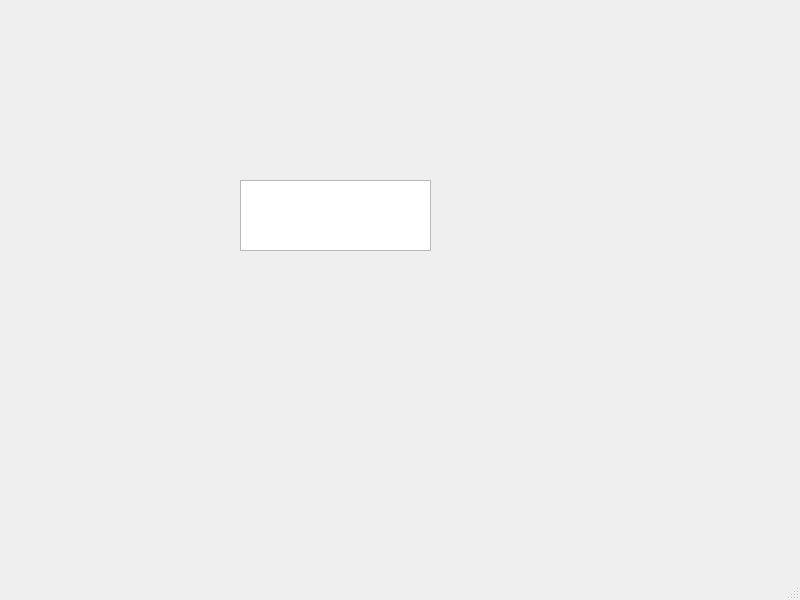
<?xml version="1.0" encoding="UTF-8"?>
<ui version="4.0">
 <class>MainWindow</class>
 <widget class="QMainWindow" name="MainWindow">
  <property name="geometry">
   <rect>
    <x>0</x>
    <y>0</y>
    <width>800</width>
    <height>600</height>
   </rect>
  </property>
  <property name="windowTitle">
   <string>MainWindow</string>
  </property>
  <widget class="QWidget" name="centralwidget">
   <widget class="QTextEdit" name="textEdit">
    <property name="geometry">
     <rect>
      <x>240</x>
      <y>180</y>
      <width>191</width>
      <height>71</height>
     </rect>
    </property>
   </widget>
  </widget>
  <widget class="QMenuBar" name="menubar">
   <property name="geometry">
    <rect>
     <x>0</x>
     <y>0</y>
     <width>800</width>
     <height>26</height>
    </rect>
   </property>
  </widget>
  <widget class="QStatusBar" name="statusbar"/>
 </widget>
 <resources/>
 <connections/>
</ui>
